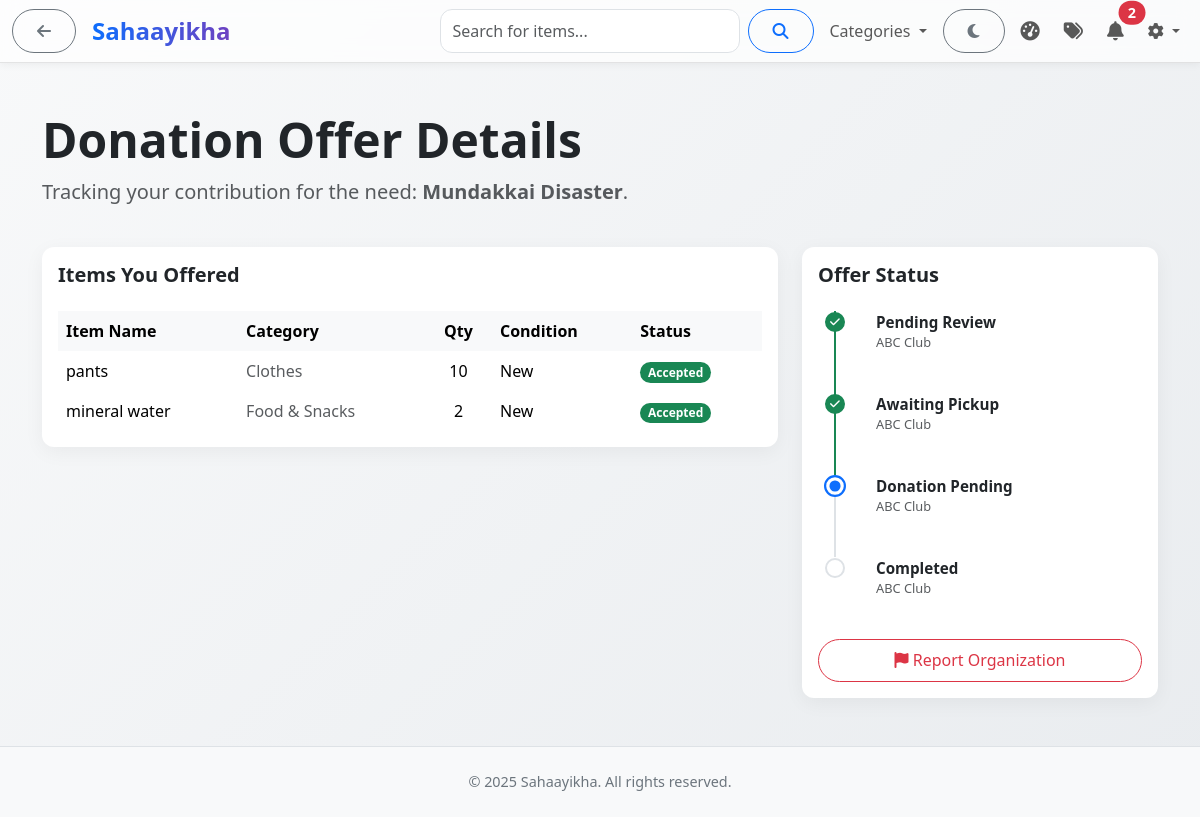
Page /my-offer/2 (signed in) on the earlier database version.
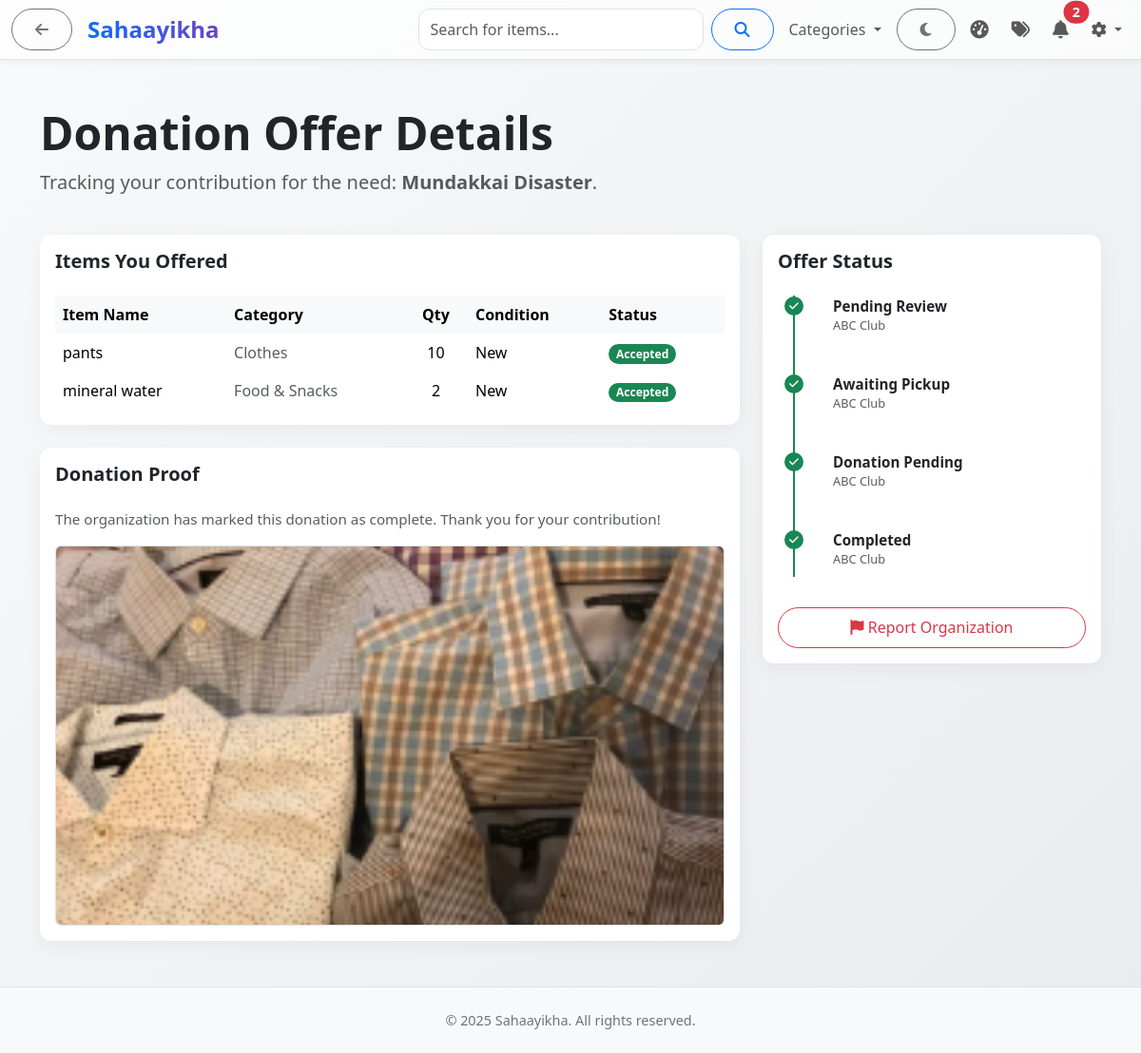
Same page on the later database version.
### app/models.py (models this page shows, shortened)
class DisasterNeed(db.Model):
    __tablename__ = "disaster_needs"
    need_id = db.Column(db.Integer, primary_key=True)
    org_id = db.Column(db.Integer, db.ForeignKey("organizations.org_id"), nullable=False)
    title = db.Column(db.String(255), nullable=True) # <-- ADD THIS
    categories = db.Column(db.Text, nullable=True) # Will store comma-separated categories
    description = db.Column(db.Text, nullable=False)
    location = db.Column(db.String(255))
    posted_at = db.Column(db.DateTime, default=datetime.utcnow)

class OfferedItem(db.Model):
    __tablename__ = 'offered_items'
    offered_item_id = db.Column(db.Integer, primary_key=True)
    offer_id = db.Column(db.Integer, db.ForeignKey('donation_offers.offer_id'), nullable=False)
    title = db.Column(db.String(255), nullable=False)
    category = db.Column(db.String(255), nullable=True) # <-- ADD THIS LINE
    description = db.Column(db.Text, nullable=True)
    quantity = db.Column(db.Integer, nullable=False, default=1)
    condition = db.Column(db.String(50)) # New / Used
    image_url = db.Column(db.String(255), nullable=True)
    manufacture_date = db.Column(db.Date, nullable=True)
    expiry_date = db.Column(db.Date, nullable=True)
    status = db.Column(db.String(50), default='Pending')

class Organization(UserMixin, db.Model):
    __tablename__ = "organizations"
    org_id = db.Column(db.Integer, primary_key=True)
    name = db.Column(db.String(255), nullable=False)
    email = db.Column(db.String(255), unique=True, nullable=False)
    password = db.Column(db.String(255), nullable=False)
    phone = db.Column(db.String(100))
    location = db.Column(db.String(255))
    profile_picture = db.Column(db.String(255), nullable=True)
    status = db.Column(db.String(50), default="Pending")  # Pending / Approved / Blocked
    registered_at = db.Column(db.DateTime, default=datetime.utcnow)
    disaster_needs = db.relationship("DisasterNeed", backref="organization", lazy="dynamic")

class DonationOffer(db.Model):
    __tablename__ = 'donation_offers'
    offer_id = db.Column(db.Integer, primary_key=True)
    user_id = db.Column(db.Integer, db.ForeignKey('users.user_id'), nullable=False)
    need_id = db.Column(db.Integer, db.ForeignKey('disaster_needs.need_id'), nullable=False)
    org_id = db.Column(db.Integer, db.ForeignKey('organizations.org_id'), nullable=False)
    status = db.Column(db.String(50), default='Pending Review')
    created_at = db.Column(db.DateTime, default=datetime.utcnow)
    verified_at = db.Column(db.DateTime, nullable=True)
    picked_up_at = db.Column(db.DateTime, nullable=True)
    completed_at = db.Column(db.DateTime, nullable=True)
    pickup_retries = db.Column(db.Integer, default=0) # To track the one-time retry
    proof_image_url = db.Column(db.String(255), nullable=True) # For orgs to upload proof
    user = db.relationship('User', backref='donation_offers')
    need = db.relationship('DisasterNeed', backref='donation_offers')
    organization = db.relationship('Organization', backref='donation_offers')
    offered_items = db.relationship('OfferedItem', backref='offer', lazy='dynamic', cascade="all, delete-orphan")

### app/routes.py (the view)
@main.route("/my-offer/<int:offer_id>")
@login_required
@role_required("user")
def view_my_offer(offer_id):
    offer = DonationOffer.query.get_or_404(offer_id)
    if offer.user_id != current_user.user_id:
        abort(403)
    form = OrganizationReportForm()
    return render_template("features/view_my_offer.html", offer=offer, form=form)

### app/templates/features/view_my_offer.html (shortened to what this page needs)
{% extends "base.html" %}
{% from "includes/_form_macros.html" import render_field %}
{% block content %}
<div class="container py-5">
    <div class="page-header">
        <h1 class="display-5">Donation Offer Details</h1>
        <p class="lead text-muted">Tracking your contribution for the need: <span class="fw-bold">{{ offer.need.title }}</span>.</p>
    </div>
    <div class="row g-4 main-content">
        <div class="col-lg-8">
            <div class="card mb-4">
                <div class="card-header bg-transparent border-0 pt-3">
                    <h5 class="mb-0 fw-bold">Items You Offered</h5>
                </div>
                <div class="card-body">
                    <div class="table-responsive">
                        <table class="table table-borderless table-hover mb-0">
                            <thead class="table-light">
                                <tr>
                                    <th>Item Name</th>
                                    <th>Category</th>
                                    <th class="text-center">Qty</th>
                                    <th>Condition</th>
                                    <th>Status</th>
                                </tr>
                            </thead>
                            <tbody>
                                {% for item in offer.offered_items %}
                                <tr>
                                    <td class="align-middle fw-medium">{{ item.title }}</td>
                                    <td class="align-middle text-muted">{{ item.category }}</td>
                                    <td class="align-middle text-center">{{ item.quantity }}</td>
                                    <td class="align-middle">{{ item.condition }}</td>
                                    <td class="align-middle">
                                        {% if item.status == 'Accepted' %}<span class="badge rounded-pill text-bg-success">Accepted</span>
                                        {% elif item.status == 'Rejected' %}<span class="badge rounded-pill text-bg-danger">Rejected</span>
                                        {% else %}<span class="badge rounded-pill text-bg-secondary">Pending</span>
                                        {% endif %}
                                    </td>
                                </tr>
                                {% endfor %}
                            </tbody>
                        </table>
                    </div>
                </div>
            </div>
            {% if offer.status == 'Completed' and offer.proof_image_url %}
            <div class="card proof-card">
                <div class="card-header bg-transparent border-0 pt-3">
                    <h5 class="mb-0 fw-bold">Donation Proof</h5>
                </div>
                <div class="card-body">
                    <p class="text-muted">The organization has marked this donation as complete. Thank you for your contribution!</p>
                    <img src="{{ url_for('static', filename=offer.proof_image_url) }}" class="img-fluid rounded border">
                </div>
            </div>
            {% endif %}
        </div>
        <div class="col-lg-4">
            <div class="card">
                <div class="card-header bg-transparent border-0 pt-3">
                    <h5 class="mb-0 fw-bold">Offer Status</h5>
                </div>
                <div class="card-body">
                    {% set statuses = ['Pending Review', 'Awaiting Pickup', 'Donation Pending', 'Completed'] %}
                    <div class="timeline">
                        {% for status in statuses %}
                            {% set effective_offer_status = 'Awaiting Pickup' if offer.status in ['Accepted', 'Partially Accepted'] else offer.status %}
                            {% set current_status_index = statuses.index(effective_offer_status) if effective_offer_status in statuses else -1 %}
                            {% set loop_index = loop.index0 %}
                            {% set is_completed = current_status_index > loop_index %}
                            {% set is_active = current_status_index == loop_index %}
                            {% if offer.status == 'Completed' and status == 'Completed' %}
                                {% set is_completed = True %}
                                {% set is_active = False %}
                            {% endif %}
                            <div class="timeline-item {{ 'completed' if is_completed and offer.status not in ['Rejected', 'Pickup Failed'] }} {{ 'active' if is_active }}">
                                <div class="timeline-marker"></div>
                                <div class="timeline-content">
                                    <div class="timeline-title">{{ status }}</div>
                                    <div class="timeline-subtitle">{{ offer.organization.name }}</div>
                                </div>
                            </div>
                        {% endfor %}
                    </div>
                </div>
                <div class="card-footer bg-transparent border-0 p-3">
                    <button type="button" class="btn btn-outline-danger w-100" data-bs-toggle="modal" data-bs-target="#reportOrgModal">
                        <i class="fas fa-flag"></i> Report Organization
                    </button>
                </div>
            </div>
        </div>
    </div>
</div>
{% endblock %}

### app/templates/base.html (shortened to what this page needs)
<!DOCTYPE html>
<html lang="en">
<head>
    <link href="https://cdn.jsdelivr.net/npm/tom-select@2.2.2/dist/css/tom-select.bootstrap5.min.css" rel="stylesheet">
    <link href="https://cdn.jsdelivr.net/npm/bootstrap@5.3.3/dist/css/bootstrap.min.css" rel="stylesheet">
    <link rel="stylesheet" href="https://cdnjs.cloudflare.com/ajax/libs/font-awesome/6.5.1/css/all.min.css">
    <link rel="stylesheet" href="{{ url_for('static', filename='css/style.css') }}">
</head>
<body id="mainBody">
<nav class="navbar navbar-expand-lg navbar-modern sticky-top">
    <div class="container-fluid">
        <div class="d-flex align-items-center">
            {% if request.endpoint != 'main.home' %}
                <button class="btn btn-outline-secondary me-2" id="backBtn" title="Go Back">
                    <i class="fas fa-arrow-left"></i>
                </button>
            {% endif %}
            <a class="navbar-brand ms-2" href="{{ url_for('main.home') }}">
                <span class="navbar-brand-animated">Sahaayikha</span>
            </a>
        </div>
        <div class="collapse navbar-collapse justify-content-end" id="navbarNav">
            <ul class="navbar-nav align-items-lg-center">
                {% if current_user.is_authenticated and current_user.__class__.__name__ == 'User' %}
                <li class="nav-item mx-lg-2 my-2 my-lg-0 d-none d-lg-block">
                    <form action="{{ url_for('main.items_list') }}" method="GET" class="d-flex">
                        <input class="form-control me-2" type="search" name="search" placeholder="Search for items..." aria-label="Search" style="width: 300px;">
                        <button class="btn btn-outline-primary" type="submit"><i class="fas fa-search"></i></button>
                    </form>
                </li>
                 <li class="nav-item dropdown d-none d-lg-block">
                    <a class="nav-link dropdown-toggle" href="#" id="categoryDropdown" role="button" data-bs-toggle="dropdown" aria-expanded="false">
                        Categories
                    </a>
                </li>
                {% endif %}
                {% if current_user.is_authenticated %}
                    <li class="nav-item ms-lg-2 my-2 my-lg-0">
                        <button id="darkModeToggle" class="btn btn-outline-secondary w-100">
                        </button>
                    </li>
                    {% if current_user.__class__.__name__ == 'User' %}
                    <li class="nav-item ms-lg-2 my-2 my-lg-0">
                        <a class="nav-link navbar-icon-btn" href="{{ url_for('main.dashboard') }}" title="Dashboard">
                            <i class="fas fa-tachometer-alt"></i>
                        </a>
                    </li>
                    <li class="nav-item ms-lg-2 my-2 my-lg-0">
                        <a class="nav-link navbar-icon-btn" href="{{ url_for('main.follow_category_page') }}" title="Follow Categories">
                            <i class="fas fa-tags"></i>
                        </a>
                    </li>
                    <li class="nav-item ms-lg-2 my-2 my-lg-0">
                        <a class="nav-link navbar-icon-btn position-relative" href="{{ url_for('main.notifications') }}" title="Notifications">
                            <i class="fas fa-bell"></i>
                            {% if unread_count and unread_count > 0 %}
                            <span class="position-absolute top-0 start-100 translate-middle badge rounded-pill bg-danger">
                                {{ unread_count }}
                            </span>
                            {% endif %}
                        </a>
                    </li>
                    {% endif %}
                    <li class="nav-item dropdown ms-lg-2 my-2 my-lg-0">
                        <a class="nav-link dropdown-toggle" href="#" id="userDropdown" role="button" data-bs-toggle="dropdown" aria-expanded="false">
                            <i class="fas fa-cog"></i><span class="d-lg-none ms-2">Account</span>
                        </a>
                    </li>
                {% endif %}
            </ul>
        </div>
    </div>
</nav>
    <main>
        {% block content %}{% endblock %}
    </main>
    <footer class="text-center py-4 mt-auto border-top">
        <p class="mb-0">&copy; 2025 Sahaayikha. All rights reserved.</p>
    </footer>
</body>
</html>

Differences in the rows shown:
now on this page (row edited): DonationOffer: proof_image_url (picture), status "Completed" (drawn)
changed DonationOffer: status "Donation Pending" → "Completed" (drawn)
Other differences:
text now shown: "Donation Proof The organization has marked this donation as complete. Thank you for your contribution!"
